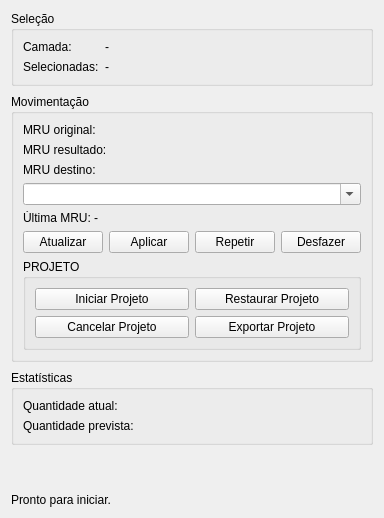
<?xml version="1.0" encoding="UTF-8"?>
<ui version="4.0">
 <class>MRUDialogBase</class>
 <widget class="QWidget" name="MRUDialogBase">
  <property name="windowTitle">
   <string>MRU Tools</string>
  </property>
  <layout class="QVBoxLayout" name="verticalLayout">
   <property name="spacing">
    <number>8</number>
   </property>
   <item>
    <widget class="QGroupBox" name="selection_group">
     <property name="title">
      <string>Seleção</string>
     </property>
     <layout class="QFormLayout" name="selection_layout">
      <property name="labelAlignment">
       <set>Qt::AlignLeft</set>
      </property>
      <item row="0" column="0">
       <widget class="QLabel" name="layer_label">
        <property name="text">
         <string>Camada:</string>
        </property>
       </widget>
      </item>
      <item row="0" column="1">
       <widget class="QLabel" name="layer_value_label">
        <property name="text">
         <string>-</string>
        </property>
        <property name="wordWrap">
         <bool>true</bool>
        </property>
       </widget>
      </item>
      <item row="1" column="0">
       <widget class="QLabel" name="selection_label">
        <property name="text">
         <string>Selecionadas:</string>
        </property>
       </widget>
      </item>
      <item row="1" column="1">
       <widget class="QLabel" name="selection_value_label">
        <property name="text">
         <string>-</string>
        </property>
       </widget>
      </item>
     </layout>
    </widget>
   </item>
   <item>
    <widget class="QGroupBox" name="mru_group">
     <property name="title">
      <string>Movimentação</string>
     </property>
     <layout class="QVBoxLayout" name="mru_layout">
      <property name="spacing">
       <number>6</number>
      </property>
      <item>
       <widget class="QLabel" name="origin_label">
        <property name="text">
         <string>MRU original:</string>
        </property>
       </widget>
      </item>
      <item>
       <widget class="QLabel" name="total_label">
        <property name="text">
         <string>MRU resultado:</string>
        </property>
        <property name="wordWrap">
         <bool>true</bool>
        </property>
       </widget>
      </item>
      <item>
       <widget class="QLabel" name="destination_label">
        <property name="text">
         <string>MRU destino:</string>
        </property>
       </widget>
      </item>
      <item>
       <widget class="QComboBox" name="mru_combo">
        <property name="editable">
         <bool>true</bool>
        </property>
        <property name="insertPolicy">
         <enum>QComboBox::NoInsert</enum>
        </property>
       </widget>
      </item>
      <item>
       <widget class="QLabel" name="last_mru_label">
        <property name="text">
         <string>Última MRU: -</string>
        </property>
       </widget>
      </item>
      <item>
       <layout class="QHBoxLayout" name="horizontalLayout">
        <item>
         <widget class="QPushButton" name="refresh_button">
          <property name="text">
           <string>Atualizar</string>
          </property>
         </widget>
        </item>
        <item>
         <widget class="QPushButton" name="apply_button">
          <property name="text">
           <string>Aplicar</string>
          </property>
         </widget>
        </item>
        <item>
         <widget class="QPushButton" name="repeat_button">
          <property name="text">
           <string>Repetir</string>
          </property>
         </widget>
        </item>
        <item>
         <widget class="QPushButton" name="undo_button">
          <property name="text">
           <string>Desfazer</string>
          </property>
         </widget>
        </item>
       </layout>
      </item>
      <item>
       <widget class="QGroupBox" name="project_group">
        <property name="title">
         <string>PROJETO</string>
        </property>
        <layout class="QGridLayout" name="project_layout">
         <item row="0" column="0">
          <widget class="QPushButton" name="start_project_button">
           <property name="text">
            <string>Iniciar Projeto</string>
           </property>
          </widget>
         </item>
         <item row="0" column="1">
          <widget class="QPushButton" name="restore_project_button">
           <property name="text">
            <string>Restaurar Projeto</string>
           </property>
          </widget>
         </item>
         <item row="1" column="0">
          <widget class="QPushButton" name="cancel_project_button">
           <property name="text">
            <string>Cancelar Projeto</string>
           </property>
          </widget>
         </item>
         <item row="1" column="1">
          <widget class="QPushButton" name="export_project_button">
           <property name="text">
            <string>Exportar Projeto</string>
           </property>
          </widget>
         </item>
        </layout>
       </widget>
      </item>
     </layout>
    </widget>
   </item>
   <item>
    <widget class="QGroupBox" name="stats_group">
     <property name="title">
      <string>Estatísticas</string>
     </property>
     <layout class="QFormLayout" name="stats_layout">
      <item row="0" column="0">
       <widget class="QLabel" name="destination_count_label">
        <property name="text">
         <string>Quantidade atual:</string>
        </property>
        <property name="wordWrap">
         <bool>true</bool>
        </property>
       </widget>
      </item>
      <item row="1" column="0">
       <widget class="QLabel" name="result_label">
        <property name="text">
         <string>Quantidade prevista:</string>
        </property>
        <property name="wordWrap">
         <bool>true</bool>
        </property>
       </widget>
      </item>
     </layout>
    </widget>
   </item>
   <item>
    <spacer name="verticalSpacer">
     <property name="orientation">
      <enum>Qt::Vertical</enum>
     </property>
     <property name="sizeHint" stdset="0">
      <size>
       <width>20</width>
       <height>40</height>
      </size>
     </property>
    </spacer>
   </item>
   <item>
    <widget class="QLabel" name="status_label">
     <property name="text">
      <string>Pronto para iniciar.</string>
     </property>
     <property name="wordWrap">
      <bool>true</bool>
     </property>
    </widget>
   </item>
  </layout>
 </widget>
 <resources/>
 <connections/>
</ui>
